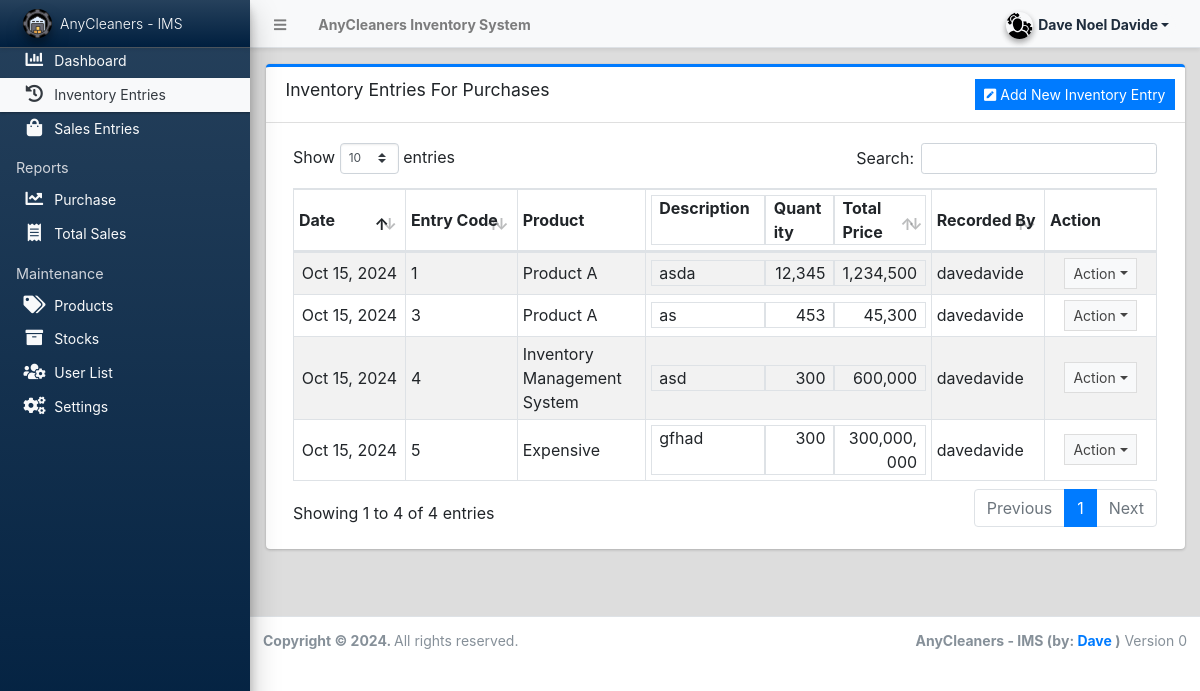
Screenshot of /admin/?page=inventory (signed in) with the database file from the repository.
### tables this page shows
CREATE TABLE `inventory_entries` (
  `id` int(30) NOT NULL,
  `product_id` int(30) NOT NULL,
  `entry_code` varchar(100) DEFAULT NULL,
  `entry_date` date NOT NULL,
  `description` text DEFAULT NULL,
  `user_id` int(30) DEFAULT NULL,
  `date_created` datetime DEFAULT current_timestamp(),
  `date_updated` datetime DEFAULT current_timestamp() ON UPDATE current_timestamp(),
  `quantity` int(11) NOT NULL DEFAULT 0
);

CREATE TABLE `products` (
  `id` int(30) NOT NULL,
  `name` text NOT NULL,
  `description` text DEFAULT NULL,
  `delete_flag` tinyint(1) DEFAULT 0,
  `date_created` datetime DEFAULT current_timestamp(),
  `date_updated` datetime DEFAULT current_timestamp() ON UPDATE current_timestamp(),
  `purchase_price` decimal(10,2) NOT NULL DEFAULT 0.00,
  `selling_price` decimal(10,2) NOT NULL DEFAULT 0.00
);

### config.php (called while the page is built, shortened)
<?php
require_once('classes/DBConnection.php');
require_once('classes/SystemSettings.php');
function validate_image($file){
	if(!empty($file)){
        $ex = explode('?',$file);
        $file = $ex[0];
        $param =  isset($ex[1]) ? '?'.$ex[1]  : '';
		if(is_file(base_app.$file)){
			return base_url.$file.$param;
		}else{
			return base_url.'dist/img/no-image-available.png';
		}
	}else{
		return base_url.'dist/img/no-image-available.png';
	}
}
function isMobileDevice(){
    $aMobileUA = array(
        '/iphone/i' => 'iPhone',
        '/ipod/i' => 'iPod',
        '/ipad/i' => 'iPad',
        '/android/i' => 'Android',
        '/blackberry/i' => 'BlackBerry',
        '/webos/i' => 'Mobile'
    );
    return false;
}
?>

### classes/DBConnection.php (called while the page is built, shortened)
<?php
class DBConnection{
    private $host = DB_SERVER;
    private $username = DB_USERNAME;
    private $password = DB_PASSWORD;
    private $database = DB_NAME;
    public $conn;
    public function __construct(){
        if (!isset($this->conn)) {
            $this->conn = new mysqli($this->host, $this->username, $this->password, $this->database);
        }
    }
}
?>

### classes/SystemSettings.php (called while the page is built, shortened)
<?php
class SystemSettings extends DBConnection{
	function userdata($field = ''){
		if(!empty($field)){
			if(isset($_SESSION['userdata'][$field]))
				return $_SESSION['userdata'][$field];
			else
				return null;
		}else{
			return false;
		}
	}
	function info($field=''){
		if(!empty($field)){
			if(isset($_SESSION['system_info'][$field]))
				return $_SESSION['system_info'][$field];
			else
				return false;
		}else{
			return false;
		}
	}
}
$_settings = new SystemSettings();
?>

### admin/inventory/index.php (the view, shortened to what this page needs)
<?php
function format_num($number)
{
    $num_ex = explode('.', $number);
    $decimals = isset($num_ex[1]) ? strlen($num_ex[1]) : 0;
    return number_format($number, $decimals);
}
?>
<div class="card card-outline card-primary">
    <div class="card-header">
        <h3 class="card-title">Inventory Entries For Purchases</h3>
        <div class="card-tools">
            <button class="btn btn-primary btn-flat btn-sm" id="create_new" type="button"><i class="fa fa-pen-square"></i> Add New Inventory Entry</button>
        </div>
    </div>
    <div class="card-body">
        <div class="container-fluid">
            <table class="table table-hover table-striped table-bordered" id="inventoryTable">
                <colgroup>
                    <col width="10%">
                    <col width="10%">
                    <col width="7%">
                    <col width="10%">
                    <col width="6%">
                    <col width="10%">
                </colgroup>
                <thead>
                    <tr>
                        <th>Date</th>
                        <th>Entry Code</th>
                        <th>Product</th>
                        <th class="p-0">
                            <div class="d-flex w-100">
                                <div class="col-5 border">Description</div>
                                <div class="col-3 border">Quantity</div>
                                <div class="col-4 border">Total Price</div>
                            </div>
                        </th>
                        <th>Recorded By</th>
                        <th>Action</th>
                    </tr>
                </thead>
                <tbody>
                    <?php
                    $swhere = "";
                    $users = $conn->query("SELECT id, username FROM `users` WHERE id IN (SELECT `user_id` FROM `inventory_entries` {$swhere})");
                    $user_arr = array_column($users->fetch_all(MYSQLI_ASSOC), 'username', 'id');
                    $inventory = $conn->query("SELECT id, entry_date, entry_code, description, quantity, user_id, product_id FROM `inventory_entries` {$swhere} ORDER BY date(entry_date) ASC");
                    while ($row = $inventory->fetch_assoc()):
                        $product = $conn->query("SELECT name, purchase_price FROM products WHERE id = '{$row['product_id']}'")->fetch_assoc();
                        $total_price = $row['quantity'] * $product['purchase_price'];
                    ?>
                        <tr>
                            <td class="text-center"><?= date("M d, Y", strtotime($row['entry_date'])) ?></td>
                            <td class=""><?= htmlspecialchars($row['entry_code'], ENT_QUOTES) ?></td>
                            <td class=""><?= htmlspecialchars($product['name'], ENT_QUOTES) ?></td>
                            <td class="p-0">
                                <div class="d-flex w-100">
                                    <div class="col-5 border"><?= htmlspecialchars($row['description'], ENT_QUOTES) ?></div>
                                    <div class="col-3 border text-right"><?= format_num($row['quantity']) ?></div>
                                    <div class="col-4 border text-right"><?= format_num($total_price) ?></div>
                                </div>
                            </td>
                            <td><?= isset($user_arr[$row['user_id']]) ? $user_arr[$row['user_id']] : "N/A" ?></td>
                            <td class="text-center">
                                <button type="button" class="btn btn-flat btn-default btn-sm dropdown-toggle dropdown-icon" data-toggle="dropdown">
                                    Action
                                </button>
                            </td>
                        </tr>
                    <?php endwhile; ?>
                </tbody>
            </table>
        </div>
    </div>
</div>

### admin/index.php (shortened to what this page needs)
<?php require_once('../config.php'); ?>
 <!DOCTYPE html>
<html lang="en" class="" style="height: auto;">
<?php require_once('inc/header.php') ?>
  <body class="sidebar-mini layout-fixed control-sidebar-slide-open layout-navbar-fixed sidebar-mini-md sidebar-mini-xs" data-new-gr-c-s-check-loaded="14.991.0" data-gr-ext-installed="" style="height: auto;">
    <div class="wrapper">
     <?php require_once('inc/topBarNav.php') ?>
     <?php require_once('inc/navigation.php') ?>
     <?php $page = isset($_GET['page']) ? $_GET['page'] : 'home';  ?>
      <div class="content-wrapper pt-3" style="min-height: 567.854px;">
        <section class="content">
          <div class="container-fluid">
            <?php
              if(!file_exists($page.".php") && !is_dir($page)){
                  include '404.html';
              }else{
                if(is_dir($page))
                  include $page.'/index.php';
                else
                  include $page.'.php';
              }
            ?>
          </div>
        </section>
      </div>
      <?php require_once('inc/footer.php') ?>
  </body>
</html>

### admin/inc/header.php (shortened to what this page needs)
<head>
    <link rel="stylesheet" href="<?php echo base_url ?>plugins/fontawesome-free/css/all.min.css">
    <link rel="stylesheet" href="<?php echo base_url ?>plugins/tempusdominus-bootstrap-4/css/tempusdominus-bootstrap-4.min.css">
  <link rel="stylesheet" href="<?php echo base_url ?>plugins/datatables-bs4/css/dataTables.bootstrap4.min.css">
  <link rel="stylesheet" href="<?php echo base_url ?>plugins/datatables-responsive/css/responsive.bootstrap4.min.css">
  <link rel="stylesheet" href="<?php echo base_url ?>plugins/datatables-buttons/css/buttons.bootstrap4.min.css">
  <link rel="stylesheet" href="<?php echo base_url ?>plugins/select2/css/select2.min.css">
  <link rel="stylesheet" href="<?php echo base_url ?>plugins/select2-bootstrap4-theme/select2-bootstrap4.min.css">
    <link rel="stylesheet" href="<?php echo base_url ?>plugins/icheck-bootstrap/icheck-bootstrap.min.css">
    <link rel="stylesheet" href="<?php echo base_url ?>plugins/jqvmap/jqvmap.min.css">
    <link rel="stylesheet" href="<?php echo base_url ?>plugins/fullcalendar/main.css">
    <link rel="stylesheet" href="<?php echo base_url ?>dist/css/adminlte.css">
    <link rel="stylesheet" href="<?php echo base_url ?>dist/css/custom.css">
    <link rel="stylesheet" href="<?php echo base_url ?>plugins/overlayScrollbars/css/OverlayScrollbars.min.css">
    <link rel="stylesheet" href="<?php echo base_url ?>plugins/daterangepicker/daterangepicker.css">
    <link rel="stylesheet" href="<?php echo base_url ?>plugins/summernote/summernote-bs4.min.css">
  <link rel="stylesheet" href="<?php echo base_url ?>plugins/sweetalert2-theme-bootstrap-4/bootstrap-4.min.css">
  </head>

### admin/inc/topBarNav.php (shortened to what this page needs)
<nav class="main-header navbar navbar-expand navbar-light text-sm shadow-sm">
  <ul class="navbar-nav">
    <li class="nav-item">
    <a class="nav-link" data-widget="pushmenu" href="#" role="button"><i class="fas fa-bars"></i></a>
    </li>
    <li class="nav-item d-none d-sm-inline-block">
      <a href="<?php echo base_url ?>" class="nav-link"><b><?php echo (!isMobileDevice()) ? $_settings->info('name'):$_settings->info('short_name'); ?></b></a>
    </li>
  </ul>
  <ul class="navbar-nav ml-auto">
    <li class="nav-item">
      <div class="btn-group nav-link">
            <button type="button" class="btn btn-rounded badge badge-light dropdown-toggle dropdown-icon" data-toggle="dropdown">
              <span><img src="<?php echo validate_image($_settings->userdata('avatar')) ?>" class="img-circle elevation-2 user-img" alt="User Image"></span>
              <span class="ml-3"><?php echo ucwords($_settings->userdata('firstname').' '.$_settings->userdata('lastname')) ?></span>
            </button>
        </div>
    </li>
  </ul>
</nav>

### admin/inc/navigation.php (shortened to what this page needs)
<aside class="main-sidebar sidebar-dark-light elevation-4 sidebar-no-expand bg-gradient-navy">
  <a href="<?php echo base_url ?>admin" class="brand-link bg-transparent text-sm shadow-sm bg-gradient-navy">
  <img src="<?php echo validate_image($_settings->info('logo'))?>" alt="Store Logo" class="brand-image img-circle elevation-3 bg-black" style="width: 1.8rem;height: 1.8rem;max-height: unset;object-fit:scale-down;object-position:center center">
  <span class="brand-text font-weight-light"><?php echo $_settings->info('short_name') ?></span>
  </a>
  <div class="sidebar os-host os-theme-light os-host-overflow os-host-overflow-y os-host-resize-disabled os-host-transition os-host-scrollbar-horizontal-hidden">
    <div class="os-content-glue" style="margin: 0px -8px; width: 249px; height: 646px;"></div>
    <div class="os-padding">
      <div class="os-viewport os-viewport-native-scrollbars-invisible" style="overflow-y: scroll;">
        <div class="os-content" style="padding: 0px 8px; height: 100%; width: 100%;">
          <nav class="">
             <ul class="nav nav-pills nav-sidebar flex-column text-sm nav-compact nav-flat nav-child-indent nav-collapse-hide-child text-dark" data-widget="treeview" role="menu" data-accordion="false">
              <li class="nav-item dropdown">
                <a href="./" class="nav-link text-light nav-home">
                  <i class="nav-icon fas fa-chart-bar"></i>
                  <p>
                    Dashboard
                  </p>
                </a>
              </li>
              <li class="nav-item">
                <a href="<?php echo base_url ?>admin/?page=inventory" class="nav-link text-light nav-inventory">
                  <i class="nav-icon fas fa-history"></i>
                  <p>
                    Inventory Entries
                  </p>
                </a>
              </li>
              <li class="nav-item">
                <a href="<?php echo base_url ?>admin/?page=sales" class="nav-link text-light nav-sales">
                  <i class="nav-icon fas fa-shopping-bag"></i>
                  <p>
                    Sales Entries
                  </p>
                </a>
              </li>
              <li class="nav-header">Reports</li>
              <li class="nav-item">
                <a href="<?php echo base_url ?>admin/?page=reports/purchases" class="nav-link text-light nav-reports_purchases">
                  <i class="nav-icon fas fa-chart-line"></i>
                  <p>
                    Purchase
                  </p>
                </a>
              </li>
              <li class="nav-item">
                <a href="<?php echo base_url ?>admin/?page=reports/total_sales" class="nav-link text-light nav-reports_total_sales">
                  <i class="nav-icon fas fa-receipt"></i>
                  <p>
                    Total Sales
                  </p>
                </a>
              </li>
              <?php if($_settings->userdata('type') == 1): ?>
              <li class="nav-header">Maintenance</li>
              <li class="nav-item dropdown">
                <a href="<?php echo base_url ?>admin/?page=products" class="nav-link text-light nav-products">
                  <i class="nav-icon fas fa-tags"></i>
                  <p>
                    Products
                  </p>
                </a>
              </li>
              <li class="nav-item dropdown">
                <a href="<?php echo base_url ?>admin/?page=stocks" class="nav-link text-light nav-stocks">
                  <i class="nav-icon fas fa-archive"></i>
                  <p>
                    Stocks
                  </p>
                </a>
              </li>
              <li class="nav-item dropdown">
                <a href="<?php echo base_url ?>admin/?page=user/list" class="nav-link text-light nav-user_list">
                  <i class="nav-icon fas fa-users-cog"></i>
                  <p>
                    User List
                  </p>
                </a>
              </li>
              <li class="nav-item dropdown">
                <a href="<?php echo base_url ?>admin/?page=system_info" class="nav-link text-light nav-system_info">
                  <i class="nav-icon fas fa-cogs"></i>
                  <p>
                    Settings
                  </p>
                </a>
              </li>
              <?php endif; ?>
            </ul>
          </nav>
        </div>
      </div>
    </div>
  </div>
</aside>

### admin/inc/footer.php (shortened to what this page needs)
<footer class="main-footer text-sm">
        <strong>Copyright © <?php echo date('Y') ?>.
        </strong>
        All rights reserved.
        <div class="float-right d-none d-sm-inline-block">
          <b><?php echo $_settings->info('short_name') ?> (by: <a href="mailto:davedavide271@gmail.com" target="blank">Dave</a> )</b> Version 0
        </div>
      </footer>
    </div>

### admin/inc/topBarNav.php (style rules this page uses)
.user-img { position: absolute; height: 27px; width: 27px; object-fit: cover; left: -7%; top: -12%; }
.btn-rounded { border-radius: 50px; }

### admin/inventory/index.php (style rules this page uses)
th.p-0, td.p-0 { padding: 0 !important; }

### rows the page displays
inventory_entries: entry_date "Oct 15, 2024", entry_code "1", product.name "Product A", description "asda", quantity "12,345", quantity.purchase_price "1,234,500", user "davedavide"
inventory_entries: entry_date "Oct 15, 2024", entry_code "3", product.name "Product A", description "as", quantity "453", quantity.purchase_price "45,300", user "davedavide"
inventory_entries: entry_date "Oct 15, 2024", entry_code "4", product.name "Inventory Management System", description "asd", quantity "300", quantity.purchase_price "600,000", user "davedavide"
inventory_entries: entry_date "Oct 15, 2024", entry_code "5", product.name "Expensive", description "gfhad", quantity "300", quantity.purchase_price "300,000,000", user "davedavide"

### other values shown
$_settings->info('name') "AnyCleaners Inventory System"
$_settings->userdata('firstname').' '.$_settings->userdata('lastname') "Dave Noel Davide"
$_settings->info('short_name') "AnyCleaners - IMS"
